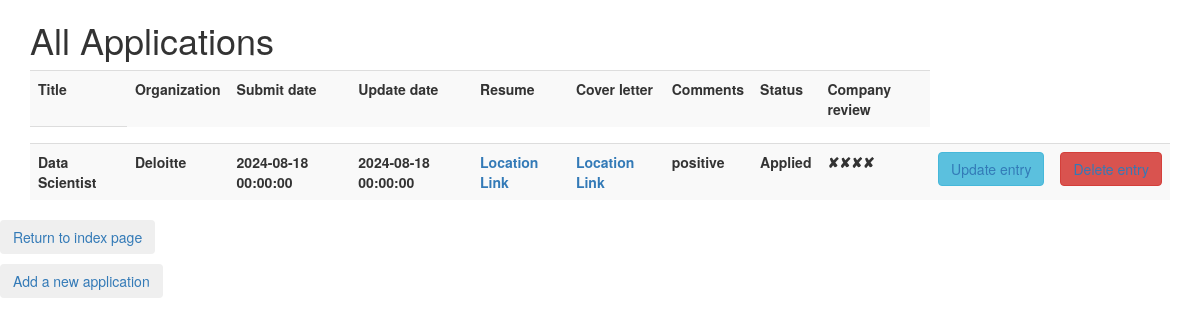
Before: /applications with the older database file.
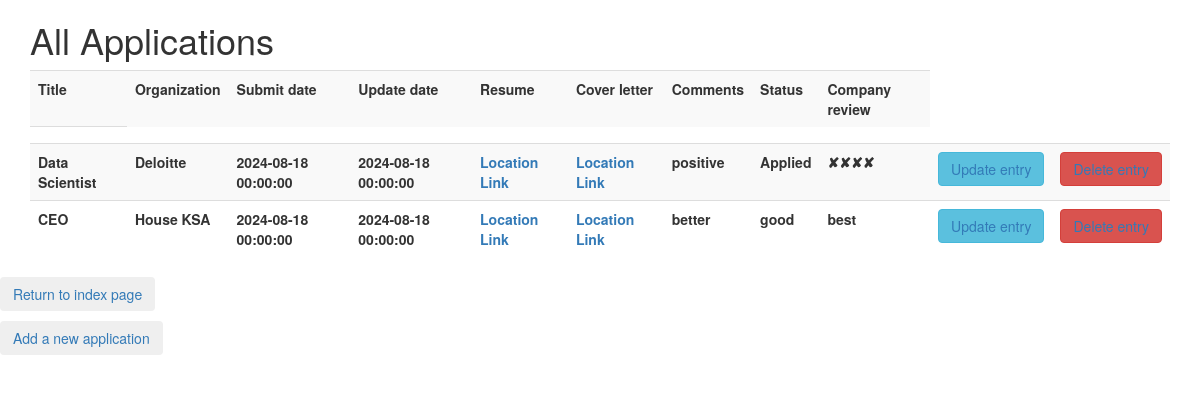
After: the same page with the newer database file.
### main.py (models this page shows, shortened)
class Career(db.Model):
    id = db.Column(db.Integer, primary_key=True)
    title = db.Column(db.String(80), nullable=False)
    organization = db.Column(db.String(120), nullable=False)
    submit_date = db.Column(db.DateTime, nullable=False, default=datetime.utcnow)
    update_date = db.Column(db.DateTime, nullable=False)
    resume = db.Column(db.String(120), nullable=False)
    cover_letter = db.Column(db.String(120), nullable=False)
    company_review = db.Column(db.String(120), nullable=False)
    status = db.Column(db.String(120), nullable=False)
    comments = db.Column(db.String(120), nullable=False)

### main.py (the view)
@app.route('/applications', methods=["GET", "POST"])
def jobs():
    with app.app_context():
        database = db.session.query(Career).all()
        return render_template('read.html', jobs=database)

### templates/read.html (shortened to what this page needs)
{% extends 'bootstrap/base.html' %}
{% block content %}
<div class="container">
  <div class="row">
    <div class="col-sm-12">
      <h1>All Applications</h1>
	  <table class="table table-striped table-dark">
          <tbody>
              <tr>
    <th>Title</th>
                    <th>Organization</th>
                    <th>Submit date</th>
                    <th>Update date</th>
                    <th>Resume</th>
                    <th>Cover letter</th>
                    <th>Comments</th>
                    <th>Status</th>
                    <th>Company review</th>
              </tr>
            <tr>
                <th scope="col">{% for name in jobs%}</th>
            </tr>
              <tr>
                    <th>{{name.title}}</th>
                    <th>{{name.organization}}</th>
                    <th>{{name.submit_date}}</th>
                    <th>{{name.update_date}}</th>
                    <th><a href = '{{ name.resume }}'>Location Link</a></th>
                    <th><a href = '{{name.cover_letter}}'>Location Link</a></th>
                    <th>{{name.comments}}</th>
                    <th>{{name.status}}</th>
                    <th>{{name.company_review}}</th>
                <th>
                    <button class="btn btn-info">
                        <a href="{{ url_for('edit', job_id=name.id) }}">Update entry</a>
                    </button>
                </th>
                <th>
                    <button class="btn btn-danger">
                        <a href="{{ url_for('delete', job_id=name.id) }}">Delete entry</a>
                    </button>
                </th>
                  {% endfor %}
            </tr>
           </tbody>
      </table>
    </div>
    <div class="row">
         <div class="col">
                    <p>
                        <button class="btn btn">
                            <a href="/" >Return to index page</a>
                        </button>
                    </p>
         </div>
        <div class="col">
                   <p>
                       <button class="btn btn">
                           <a href="/add" >Add a new application</a>
                       </button>
                   </p>
        </div>
    </div>
  </div>
</div>
{% endblock %}

Changed rows visible on the page:
added Career: title "CEO", organization "House KSA", submit_date "2024-08-18 00:00:00", update_date "2024-08-18 00:00:00", comments "better", status "good", company_review "best"
